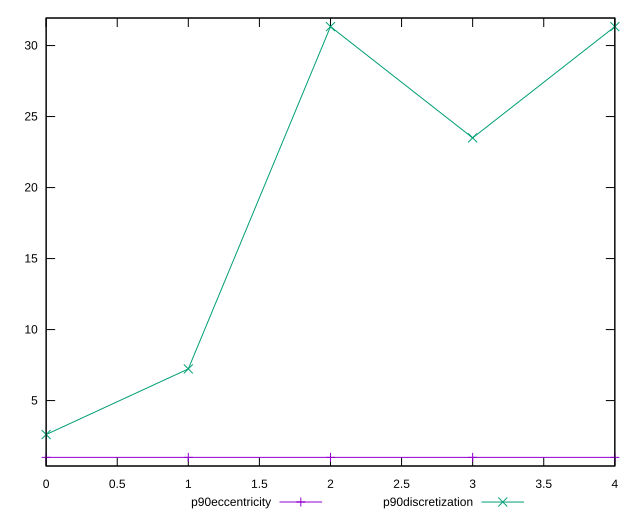

Reproduce this figure in gnuplot.
reset

$p90Eccentricity <<EOF
0 1
1 1.000000000000001
2 0.9999999999999991
3 0.9999999999999991
4 0.9999999999999997
EOF

$p90Discretization <<EOF
0 2.611111111111111
1 7.230769230769231
2 31.333333333333332
3 23.5
4 31.333333333333332
EOF

set key outside below
set xrange [0:4]
set yrange [0.3933333333333324:31.939999999999998]
set trange [0.3933333333333324:31.939999999999998]
set terminal svg size 640, 520 enhanced background rgb 'white'
set output "report_00017_2021-02-10T15-08-03.406Z/total-byte-weight/progression/eccentricity.svg"

plot $p90Eccentricity title "p90eccentricity" with linespoints, \
     $p90Discretization title "p90discretization" with linespoints

reset
